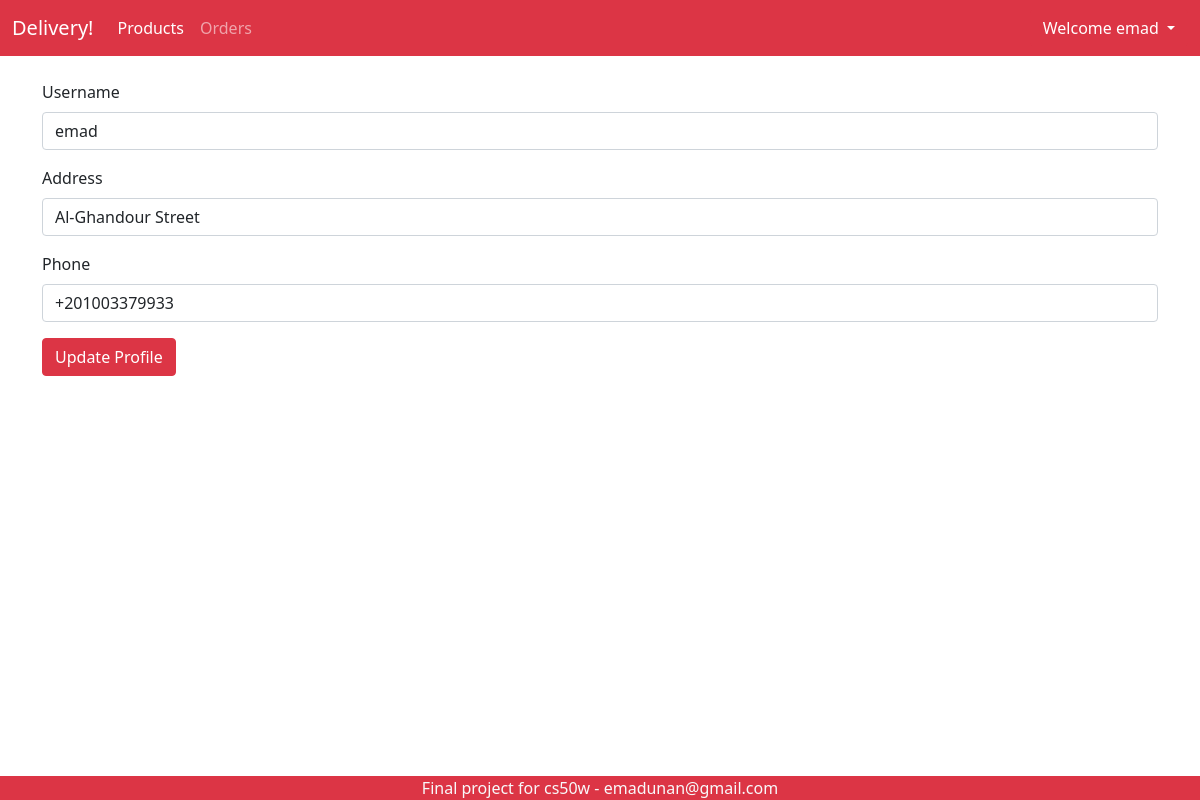
Before: /editprofile (signed in) with the older database file.
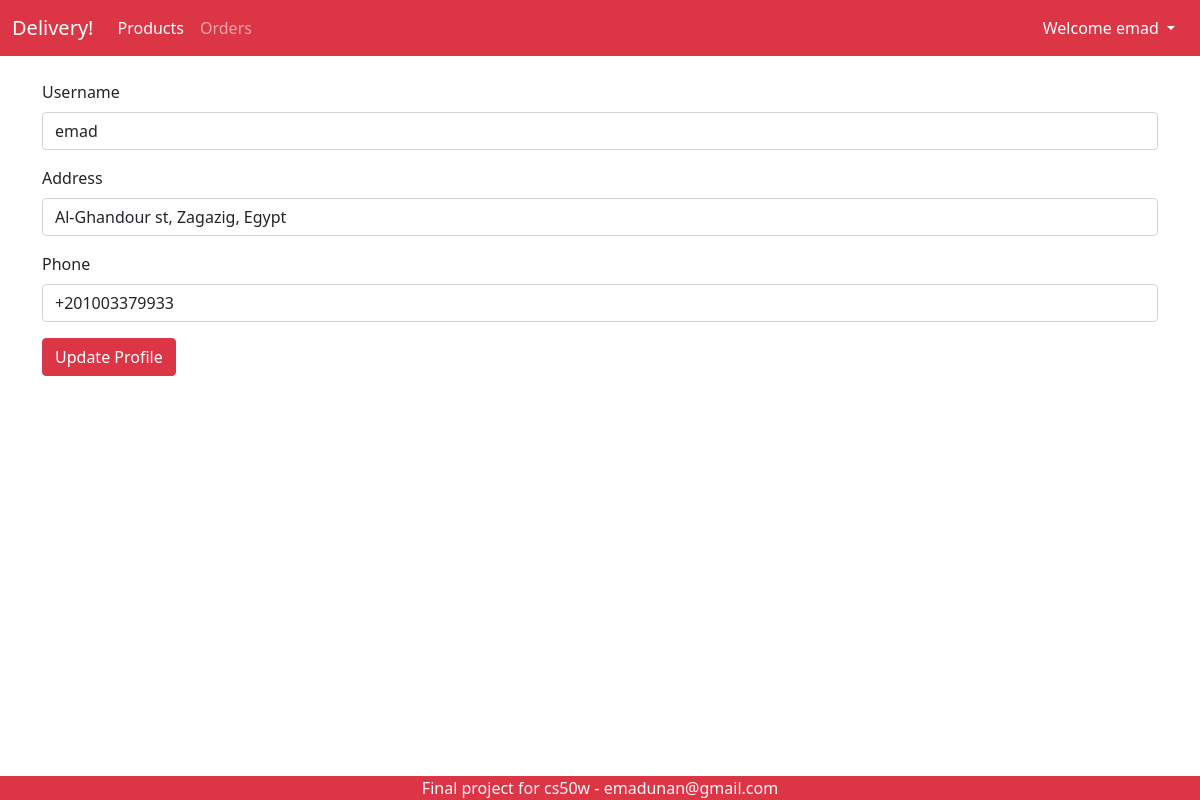
After: the same page with the newer database file.
### delivery/models.py (models this page shows, shortened)
class User(AbstractUser):
    phone = models.CharField(max_length=15)
    address = models.TextField(max_length=255)

### delivery/views.py (the view)
# urls.py: path('editprofile', views.edit_profile, name="editprofile"),
def edit_profile(request):
    user = request.user
    if request.method == "POST":
        username = request.POST["username"]
        address = request.POST["address"]
        phone = request.POST["phone"]
        user.username = username
        user.address = address
        user.phone = phone
        try:
            user.save()
        except IntegrityError:
            return render(request, "delivery/edit_profile.html", {
                "message": "Invalid entries."
            })
        return HttpResponseRedirect(reverse("index"))
    else:
        return render(request, "delivery/edit_profile.html", {
            "user": user
        })

### delivery/templatetags/delivery_extras.py (called while the page is built)
@register.filter(name='has_group')
def has_group(user, group_name):
    group = Group.objects.get(name=group_name)
    return True if group in user.groups.all() else False

### delivery/templates/delivery/edit_profile.html (shortened to what this page needs)
{% extends 'delivery/layout.html' %}
{% block body %}
<form action="{% url 'editprofile' %}" method="POST">
    <div class="mb-3">
        <label for="InputUsername" class="form-label">Username</label>
        <input type="text" class="form-control" id="InputUsername" name="username" value="{{user.username}}">
    </div>
    <div class="mb-3">
        <label for="InputAddress" class="form-label">Address</label>
        <input type="text" class="form-control" id="InputAddress" name="address" value="{{user.address}}">
    </div>
    <div class="mb-3">
        <label for="InputPhone" class="form-label">Phone</label>
        <input type="text" class="form-control" id="InputPhone" name="phone" value="{{user.phone}}">
    </div>
    <button type="submit" class="btn btn-danger">Update Profile</button>
</form>
{% endblock %}

### delivery/templates/delivery/layout.html (shortened to what this page needs)
{% load static %}
{% load delivery_extras %}
<!DOCTYPE html>
<html lang="en">
<head>
    <link href="https://cdn.jsdelivr.net/npm/bootstrap@5.0.0-beta3/dist/css/bootstrap.min.css" rel="stylesheet"
>
    <link rel="stylesheet" href="{% static 'delivery/style.css' %}">
</head>
<body>
    <header>
        <nav class="navbar navbar-expand-lg navbar-dark bg-danger">
            <div class="container-fluid">
                <a class="navbar-brand" href="#">Delivery!</a>
                <div class="collapse navbar-collapse" id="navbarSupportedContent">
                    <ul class="navbar-nav me-auto mb-2 mb-lg-0">
                        {% if not user.is_authenticated or request.user|has_group:"customer" %}
                        <li class="nav-item">
                            <a class="nav-link active" aria-current="page" href="{% url 'index' %}">Products</a>
                        </li>
                        {% endif %}
                        {% if request.user|has_group:"customer" %}
                        <li class="nav-item">
                            <a class="nav-link" href="{% url 'orders' %}">Orders</a>
                        </li>
                        {% endif %}
                    </ul>
                    {% if  user.is_authenticated%}
                    <div class="btn-group">
                        <button type="button" class="btn btn-danger dropdown-toggle" data-bs-toggle="dropdown" aria-expanded="false">
                          Welcome {{user.username}}
                        </button>
                    </div>
                    {% else %}
                    <div class="btn-group">
                        <a class="btn btn-danger" href="{% url 'register' %}">Register</a>
                        <a class="btn btn-danger" href="{% url 'login' %}">Login</a>
                    </div>
                    {% endif %}
                </div>
            </div>
        </nav>
    </header>
    <main class="mt-4">
        <div class="container">
            {% block body %}
            {% endblock %}
        </div>
    </main>
    <footer class="bg-danger text-center text-light">
        Final project for cs50w - emadunan@gmail.com
    </footer>
</body>
</html>

Changed rows visible on the page:
changed User "emad": address "Al-Ghandour Street" → "Al-Ghandour st, Zagazig, Egypt"
